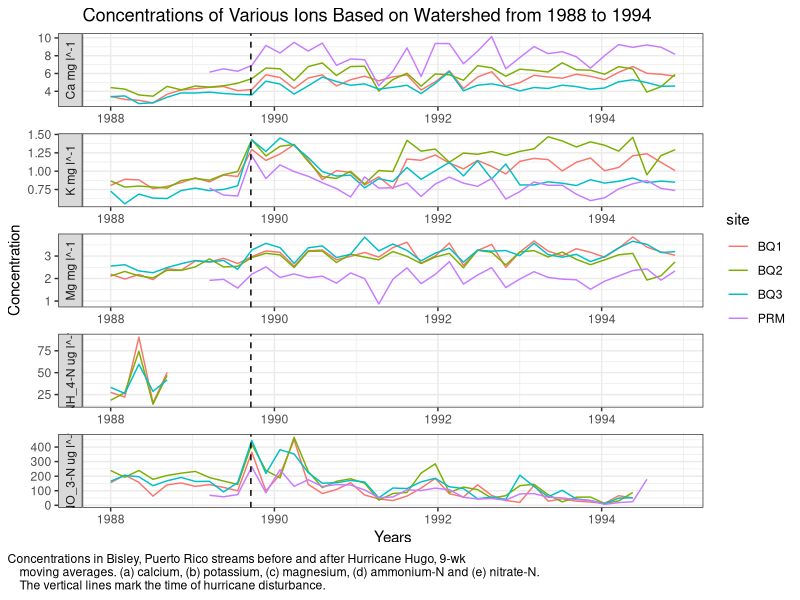

Source code (R):
## ---- chunk 1
library(tidyverse)
bisley_data <- read_csv("../output/cleaned_data.csv")
## ---- chunk 2
ggplot(
  data = bisley_data,
  mapping = aes(
    x = window_start,
    y = Concentration,
    color = site
  )
) +
  geom_line() +
  theme_bw() +
  labs(
    title = "Concentrations of Various Ions Based on Watershed from 1988 to 1994",
    x = "Years",
    y = "Concentration",
    caption = "Concentrations in Bisley, Puerto Rico streams before and after Hurricane Hugo, 9-wk 
    moving averages. (a) calcium, (b) potassium, (c) magnesium, (d) ammonium-N and (e) nitrate-N. 
    The vertical lines mark the time of hurricane disturbance."
  ) +
  facet_wrap(
    ~Ions,
    scales = "free",
    ncol = 1,
    strip.position = "left",
    labeller = as_labeller(c(
      ca_mgl = "Ca mg l^-1",
      k_mgl = "K mg l^-1",
      mg_mgl = "Mg mg l^-1",
      nh4n_mgl = "NH_4-N ug l^-1",
      no3n_mgl = "NO_3-N ug l^-1"
    ))
  ) +
  geom_vline(xintercept = ymd("1989-09-18"), linetype = "dashed") +
  theme(
    plot.caption = element_text(hjust = 0),
    plot.caption.position = "plot"
  )
